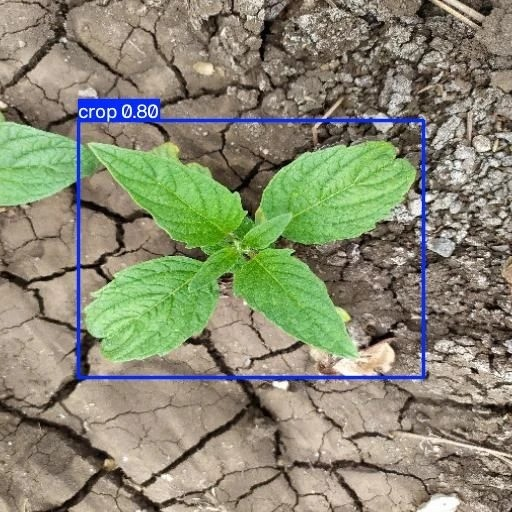
//> input picture weed_box_parser/input/ET2k3vNr.jpg, 512 x 512 px; its folder holds only this picture in this run
$ ./main   (built with g++ and OpenCV 4)
//> lines starting //> are read from the running program, lines starting //| are printed output that depends on the picture; after the words box and inside, x2 and y2 are one past the last pixel; in counts of white or black regions, pixels touching at a corner belong together
### weed_box_parser/sectors.h

// Определяет, в каких вертикальных секторах находится объект.
// Если пересечение с сектором меньше 5% площади объекта,
// этот сектор не включается в результат.
//
// Возвращает, например: "left", "left;center" или "right".

#pragma once

#include <string>

std::string getSectors(
    int frameWidth,
    int x,
    int y,
    int width,
    int height
);

### weed_box_parser/sectors.cpp

#include "sectors.h"

#include <algorithm>

std::string getSectors(
    int frameWidth,
    int x,
    int y,
    int width,
    int height
) {
    if (frameWidth <= 0 || width <= 0 || height <= 0) {
        return "";
    }

    // Границы трех математически равных секторов.
    const double bounds[] = {
        0.0,
        frameWidth / 3.0,
        2.0 * frameWidth / 3.0,
        static_cast<double>(frameWidth)
    };

    const double boxLeft = x;
    const double boxRight = x + width;

    const double boxArea =
        static_cast<double>(width) * height;

    const char* names[] = {
        "left",
        "center",
        "right"
    };

    std::string result;

    for (int i = 0; i < 3; ++i) {
        const double overlapLeft =
            std::max(boxLeft, bounds[i]);

        const double overlapRight =
            std::min(boxRight, bounds[i + 1]);

        const double overlapWidth =
            std::max(0.0, overlapRight - overlapLeft);

        const double overlapArea =
            overlapWidth * height;

        const double percentage =
            overlapArea / boxArea;

        if (percentage >= 0.05) {
            if (!result.empty()) {
                result += ";";
            }

            result += names[i];
        }
    }

    return result;
}

### weed_box_parser/main.cpp
#include <opencv2/core.hpp>
#include <opencv2/imgproc.hpp>
#include <opencv2/imgcodecs.hpp>
#include <opencv2/highgui.hpp>
#include <opencv2/geometry/2d.hpp>

#include <algorithm>
#include <filesystem>
#include <fstream>
#include <iostream>
#include <string>
#include <vector>

#include "sectors.h"

namespace fs = std::filesystem;

struct DetectionBox {
    int x;
    int y;
    int width;
    int height;
    double confidence;
};

int main() {
    // Папки проекта
    const fs::path inputDir = "input";
    const fs::path outputDir = "output";
    const fs::path csvPath = outputDir / "coordinates.csv";

    // Настройки поиска бирюзовых рамок в HSV
    const cv::Scalar lowerCyan(75, 60, 60);
    const cv::Scalar upperCyan(105, 255, 255);

    // Фильтры для найденных контуров
    const int minWidth = 15;
    const int minHeight = 15;
    const double minArea = 300.0;

    if (!fs::exists(inputDir) || !fs::is_directory(inputDir)) {
        std::cerr << "ERROR: input folder not found: "
                  << inputDir << '\n';
        std::cerr << "Place images in the 'image' folder.\n";
        return 1;
    }

    fs::create_directories(outputDir);

    std::ofstream csv(csvPath);
    if (!csv.is_open()) {
        std::cerr << "ERROR: cannot create CSV file.\n";
        return 1;
    }

    csv << "image,x,y,width,height,x2,y2,confidence,sectors\n";

    int imageCount = 0;
    int totalBoxes = 0;

    const std::vector<std::string> extensions = {
        ".jpg", ".jpeg", ".png", ".bmp", ".webp"
    };

    for (const auto& entry : fs::directory_iterator(inputDir)) {
        if (!entry.is_regular_file()) {
            continue;
        }

        std::string ext = entry.path().extension().string();
        std::transform(ext.begin(), ext.end(), ext.begin(),
            [](unsigned char c) {
                return static_cast<char>(std::tolower(c));
            });

        if (std::find(extensions.begin(), extensions.end(), ext)
            == extensions.end()) {
            continue;
        }

        const std::string filename = entry.path().filename().string();
        cv::Mat image = cv::imread(entry.path().string());
//> image is the input picture: 512 rows x 512 cols, CV_8UC3; mean B, G, R 113.9, 137, 136.2

        if (image.empty()) {
            std::cerr << "Cannot read: " << filename << '\n';
            continue;
        }

        // Переводим изображение в HSV, чтобы выделить цвет рамок
        cv::Mat hsv;
        cv::cvtColor(image, hsv, cv::COLOR_BGR2HSV);
//> hsv: 512 rows x 512 cols, CV_8UC3; mean H, S, V 27.8, 73.2, 150.7

        // Маска бирюзовых рамок
        cv::Mat cyanMask;
        cv::inRange(hsv, lowerCyan, upperCyan, cyanMask);
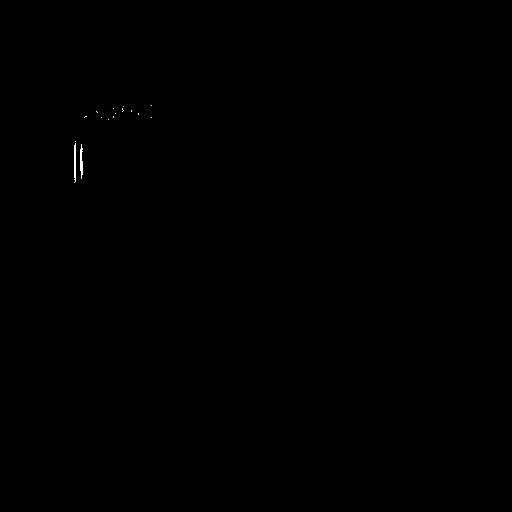
//> cyanMask: 512 rows x 512 cols, CV_8UC1; 0.07% white in thin lines or dots, all inside (x1, y1, x2, y2) = (74, 105, 152, 183)

        // Маска синих рамок
        const cv::Scalar lowerBlue(90, 60, 60);
        const cv::Scalar upperBlue(135, 255, 255);

        cv::Mat blueMask;
        cv::inRange(hsv, lowerBlue, upperBlue, blueMask);
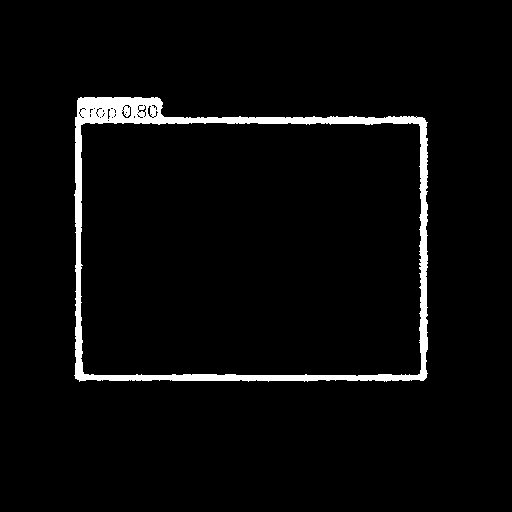
//> blueMask: 512 rows x 512 cols, CV_8UC1; 3.5% white; 1 white region, box (x1, y1, x2, y2) and area: (74, 97, 428, 382) 9235

        // Объединяем обе маски
        cv::Mat mask;
        cv::bitwise_or(cyanMask, blueMask, mask);
//> mask: 512 rows x 512 cols, CV_8UC1; 3.5% white; 1 white region, box (x1, y1, x2, y2) and area: (74, 97, 428, 382) 9293

        // Соединяем небольшие разрывы в линиях рамок
        cv::Mat kernel = cv::getStructuringElement(
            cv::MORPH_RECT, cv::Size(3, 3));

        cv::morphologyEx(mask, mask, cv::MORPH_CLOSE, kernel);
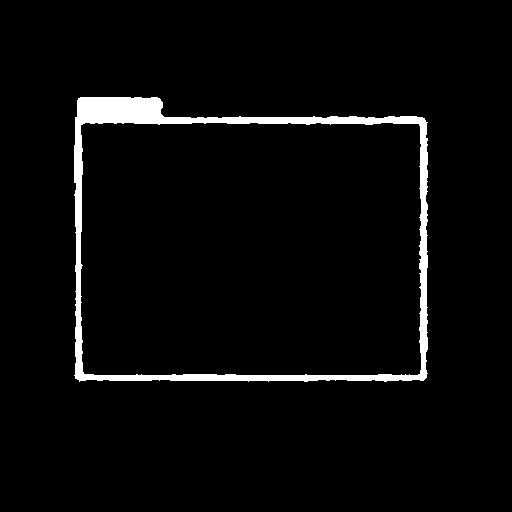
//> mask: 512 rows x 512 cols, CV_8UC1; 3.7% white; 1 white region

        // Находим внешние контуры
        std::vector<std::vector<cv::Point>> contours;
        cv::findContours(
            mask,
            contours,
            cv::RETR_EXTERNAL,
            cv::CHAIN_APPROX_SIMPLE
        );
//> contours = 1 contour; box (x1, y1, x2, y2) and area: (74, 97, 428, 382) 93900

        std::vector<DetectionBox> boxes;

        for (const auto& contour : contours) {
            const double area = cv::contourArea(contour);

            if (area < minArea) {
                continue;
            }

            const cv::Rect rect = cv::boundingRect(contour);

            if (rect.width < minWidth || rect.height < minHeight) {
                continue;
            }

            // Пропускаем почти полноэкранные области
            if (rect.width > image.cols * 0.98 &&
                rect.height > image.rows * 0.98) {
                continue;
            }

            // Это оценка геометрической формы, не confidence модели
            const double confidence = 0.0;

            boxes.push_back({
                rect.x,
                rect.y,
                rect.width,
                rect.height,
                confidence
            });
        }
//> this loop made 1 pass
//> (area, rect) on pass 1: (93900.5, Rect(74, 97, 354, 285))

        // Сортируем рамки сверху вниз, затем слева направо
        std::sort(boxes.begin(), boxes.end(),
            [](const DetectionBox& a, const DetectionBox& b) {
                if (a.y != b.y) {
                    return a.y < b.y;
                }
                return a.x < b.x;
            });

        // Рисуем найденные прямоугольники на копии изображения
        cv::Mat preview = image.clone();
        const int sectorX1 = image.cols / 3;
        const int sectorX2 = (2 * image.cols) / 3;

        cv::line(
            preview,
            cv::Point(sectorX1, 0),
            cv::Point(sectorX1, image.rows - 1),
            cv::Scalar(255, 0, 0),
            2
        );

        cv::line(
            preview,
            cv::Point(sectorX2, 0),
            cv::Point(sectorX2, image.rows - 1),
            cv::Scalar(255, 0, 0),
            2
        );
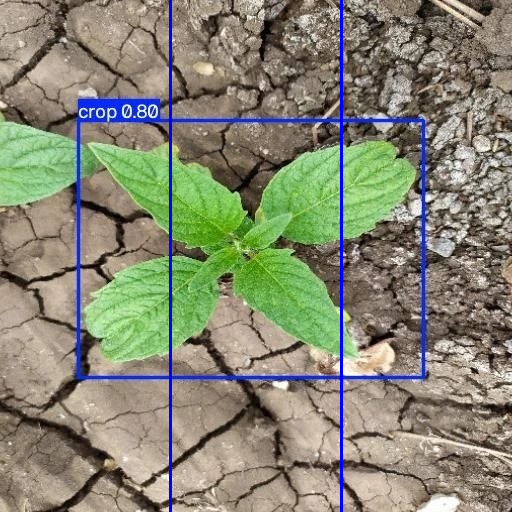
//> preview: 512 rows x 512 cols, CV_8UC3; mean B, G, R 115.6, 135.3, 134.6
        for (std::size_t i = 0; i < boxes.size(); ++i) {
            const auto& b = boxes[i];

            const int x2 = b.x + b.width;
            const int y2 = b.y + b.height;

            cv::rectangle(
                preview,
                cv::Rect(b.x, b.y, b.width, b.height),
                cv::Scalar(0, 255, 0),
                2
            );

            cv::putText(
                preview,
                std::to_string(i + 1),
                cv::Point(b.x, std::max(15, b.y - 5)),
                cv::FONT_HERSHEY_SIMPLEX,
                0.5,
                cv::Scalar(0, 255, 0),
                1
            );

            const std::string sectors = getSectors(
                image.cols,
                b.x,
                b.y,
                b.width,
                b.height
            );

            csv << '"' << filename << "\","
                << b.x << ','
                << b.y << ','
                << b.width << ','
                << b.height << ','
                << x2 << ','
                << y2 << ','
                << b.confidence << ','
                << '"' << sectors << '"' << '\n';
        }
//> this loop made 1 pass
//> (x2, y2, bounds in getSectors, boxLeft in getSectors, boxRight in getSectors, boxArea in getSectors, sectors) on pass 1: (428, 382, [0, 170.7, 341.3, 512], 74, 428, 100890, "left;center;right")
//> pass 1, `cv::putText( preview, std::to_string(i + 1), cv::Point(b.x, std::max(1..`:
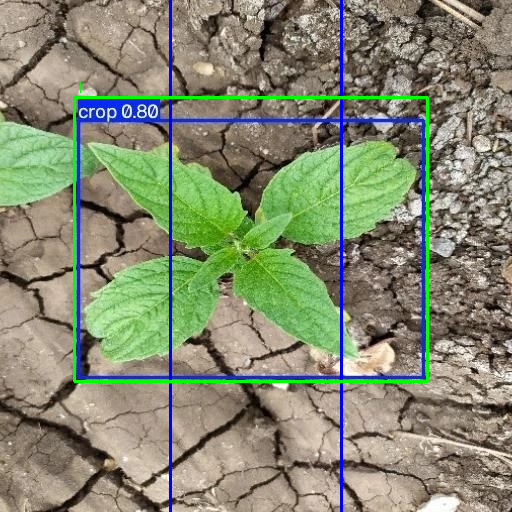
//> preview: 512 rows x 512 cols, CV_8UC3; 1.46% of pixels changed, all inside (x1, y1, x2, y2) = (73, 82, 429, 383)

        const fs::path previewPath =
            outputDir / (entry.path().stem().string() + "_detected.jpg");

        if (!cv::imwrite(previewPath.string(), preview)) {
            std::cerr << "Cannot save preview: "
                      << previewPath.string() << '\n';
        }

        std::cout << filename << ": "
                  << boxes.size() << " boxes found\n";
//| ET2k3vNr.jpg: 1 boxes found

        ++imageCount;
        totalBoxes += static_cast<int>(boxes.size());
//> totalBoxes = 1
    }
//> after the loop, totalBoxes = 1

    csv.close();

    std::cout << "\nFinished.\n";
    std::cout << "Images processed: " << imageCount << '\n';
    std::cout << "Total boxes found: " << totalBoxes << '\n';
//| Total boxes found: 1
    std::cout << "CSV: " << csvPath.string() << '\n';
    std::cout << "Previews: " << outputDir.string() << '\n';

    return 0;
}

$ run again, on weed_box_parser/input/_bA_UC9C.jpg
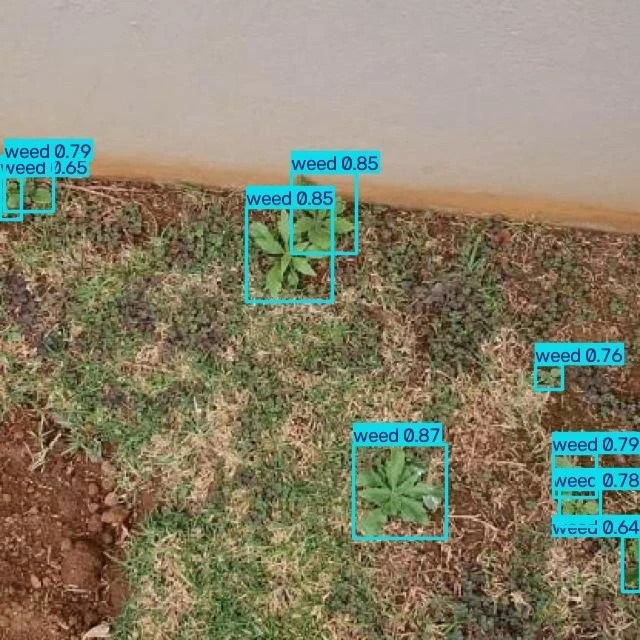
//> input picture weed_box_parser/input/_bA_UC9C.jpg, 640 x 640 px
//> image is the input picture: 640 rows x 640 cols, CV_8UC3; mean B, G, R 108.1, 129.7, 135
//> hsv: 640 rows x 640 cols, CV_8UC3; mean H, S, V 23.3, 88.5, 145.8
//> `cv::inRange(hsv, lowerCyan, upperCyan, cyanMask);`:
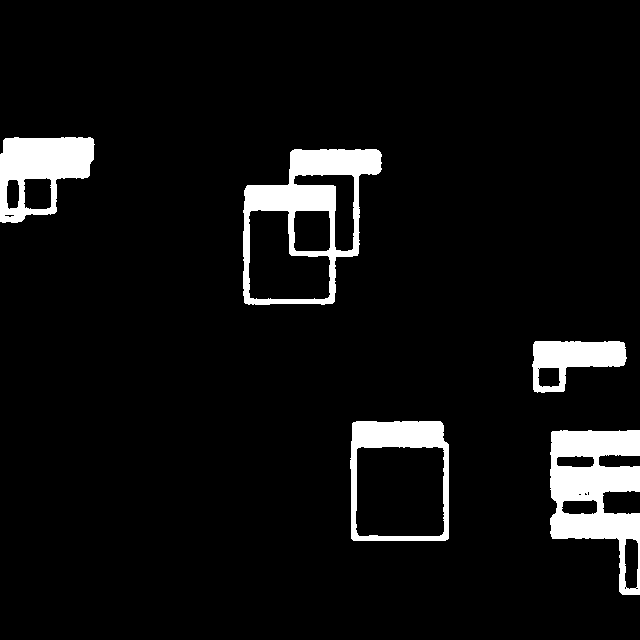
//> cyanMask: 640 rows x 640 cols, CV_8UC1; 6.6% white; 5 white regions, box (x1, y1, x2, y2) and area: (550, 430, 640, 595) 8132, (243, 149, 382, 305) 7349, (0, 137, 95, 223) 4852, (350, 421, 449, 541) 3962, (532, 341, 627, 393) 2806
//> blueMask: 640 rows x 640 cols, CV_8UC1; 4.6% white; 48 white regions (28 under 20 px), largest, box (x1, y1, x2, y2) and area: (0, 138, 94, 214) 3652, (290, 149, 382, 179) 2154, (533, 342, 625, 390) 2112
//> mask: 640 rows x 640 cols, CV_8UC1; 6.7% white; 5 white regions
//> contours = 5 contours; box (x1, y1, x2, y2) and area: (243, 149, 382, 305) 15403, (350, 421, 449, 541) 11398, (550, 430, 640, 595) 9212, (0, 137, 95, 223) 5791, (532, 341, 627, 393) 3044
//> the loop `for (const auto& contour : contours)` made 5 passes
//> (area, rect) on passes 1 to 5: (9211.5, Rect(550, 430, 90, 165)), (11398, Rect(350, 421, 99, 120)), (3044.5, Rect(532, 341, 95, 52)), (15403, Rect(243, 149, 139, 156)), (5791, Rect(0, 137, 95, 86))
//> the loop `for (std::size_t i = 0; i < boxes.size(); ++i)` made 5 passes
//> (x2, y2, boxLeft in getSectors, boxRight in getSectors, boxArea in getSectors, sectors) on passes 1 to 5: (95, 223, 0, 95, 8170, "left"), (382, 305, 243, 382, 21684, "center"), (627, 393, 532, 627, 4940, "right"), (449, 541, 350, 449, 11880, "center;right"), (640, 595, 550, 640, 14850, "right")
//> after the loop `for (std::size_t i = 0; i < boxes.size(); ++i)`:
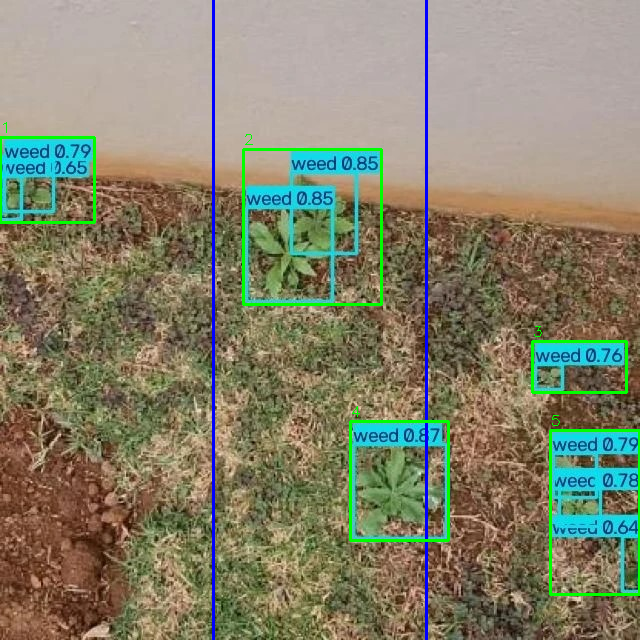
//> preview: 640 rows x 640 cols, CV_8UC3; mean B, G, R 107.7, 130.4, 132
//| _bA_UC9C.jpg: 5 boxes found
//> `totalBoxes += static_cast<int>(boxes.size());`: totalBoxes = 5
//| Total boxes found: 5

$ run again, on weed_box_parser/input/skesPfcU.jpg
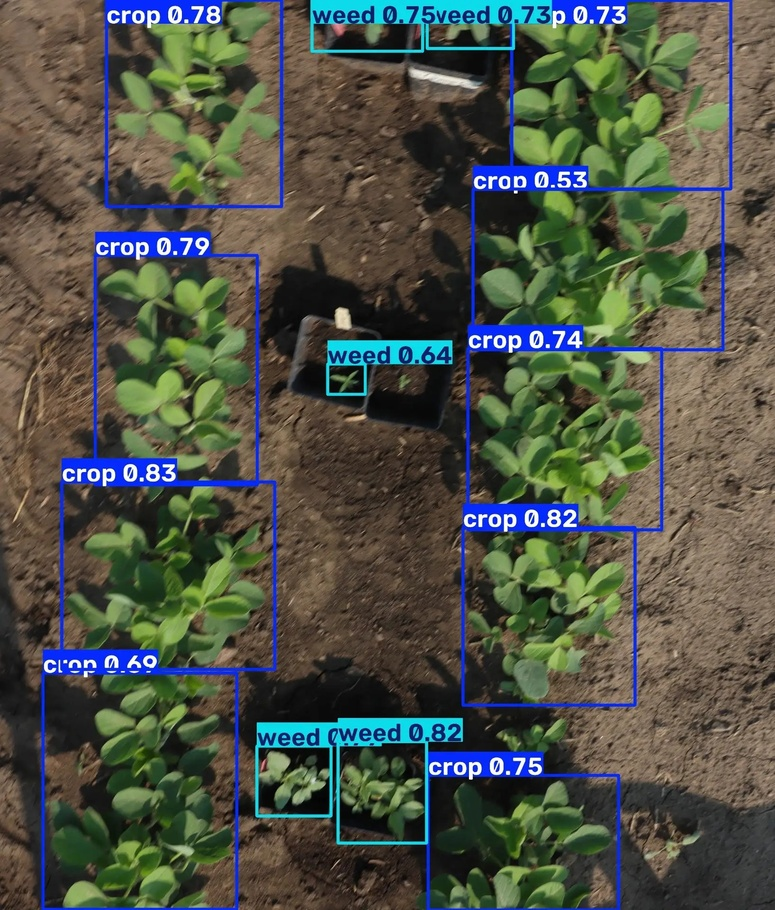
//> input picture weed_box_parser/input/skesPfcU.jpg, 775 x 910 px, shrunk from 1636 x 1920 before the run
//> image is the input picture: 910 rows x 775 cols, CV_8UC3; mean B, G, R 71.6, 82.8, 78.7
//> hsv: 910 rows x 775 cols, CV_8UC3; mean H, S, V 39.4, 97.3, 99.8
//> cyanMask: 910 rows x 775 cols, CV_8UC1; 2.4% white; 135 white regions (104 under 20 px), largest, box (x1, y1, x2, y2) and area: (253, 717, 463, 846) 6481, (309, 0, 553, 55) 6135, (326, 339, 453, 398) 2919
//> blueMask: 910 rows x 775 cols, CV_8UC1; 9.3% white; 36 white regions (1 under 20 px), largest, box (x1, y1, x2, y2) and area: (310, 0, 734, 709) 26331, (39, 229, 278, 910) 17369, (255, 717, 623, 910) 12065
//> `cv::morphologyEx(mask, mask, cv::MORPH_CLOSE, kernel);`:
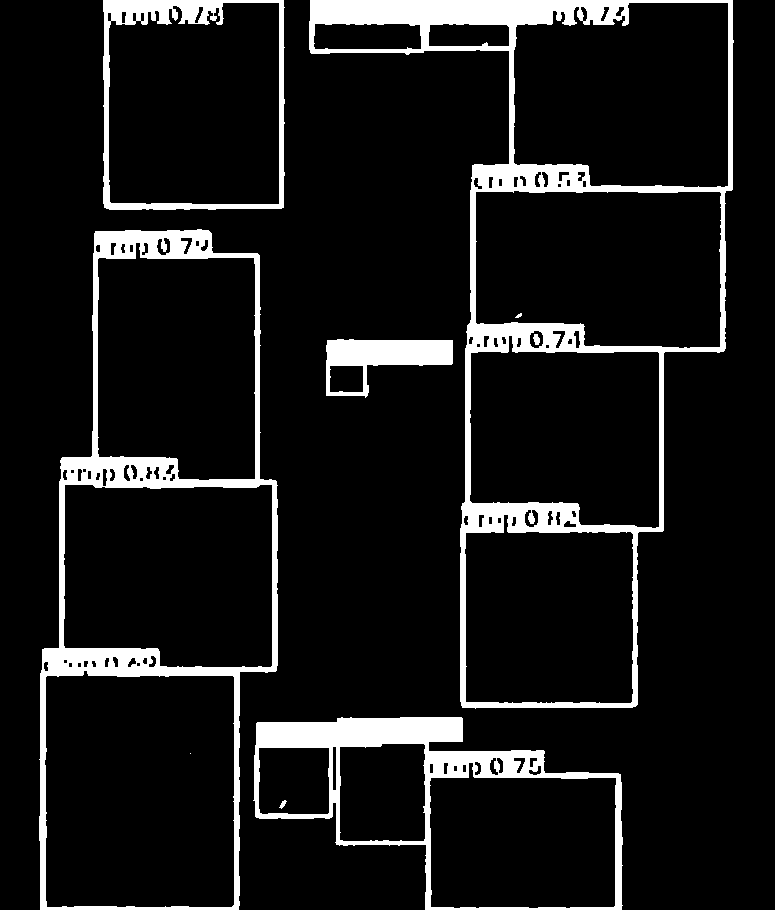
//> mask: 910 rows x 775 cols, CV_8UC1; 9.7% white; 9 white regions (1 under 20 px)
//> contours = 5 contours; box (x1, y1, x2, y2) and area: (309, 0, 734, 709) 161454, (39, 229, 278, 910) 130404, (253, 717, 623, 910) 49150, (103, 0, 285, 210) 37384, (326, 339, 453, 398) 4293
//> the loop `for (const auto& contour : contours)` made 5 passes
//> (area, rect) on passes 1 to 5: (49150.5, Rect(253, 717, 370, 193)), (4293, Rect(326, 339, 127, 59)), (130404, Rect(39, 229, 239, 681)), (161453.5, Rect(309, 0, 425, 709)), (37383.5, Rect(103, 0, 182, 210))
//> the loop `for (std::size_t i = 0; i < boxes.size(); ++i)` made 5 passes
//> (x2, y2, boxLeft in getSectors, boxRight in getSectors, boxArea in getSectors, sectors) on passes 1 to 5: (285, 210, 103, 285, 38220, "left;center"), (734, 709, 309, 734, 301325, "center;right"), (278, 910, 39, 278, 162759, "left;center"), (453, 398, 326, 453, 7493, "center"), (623, 910, 253, 623, 71410, "center;right")
//> after the loop `for (std::size_t i = 0; i < boxes.size(); ++i)`:
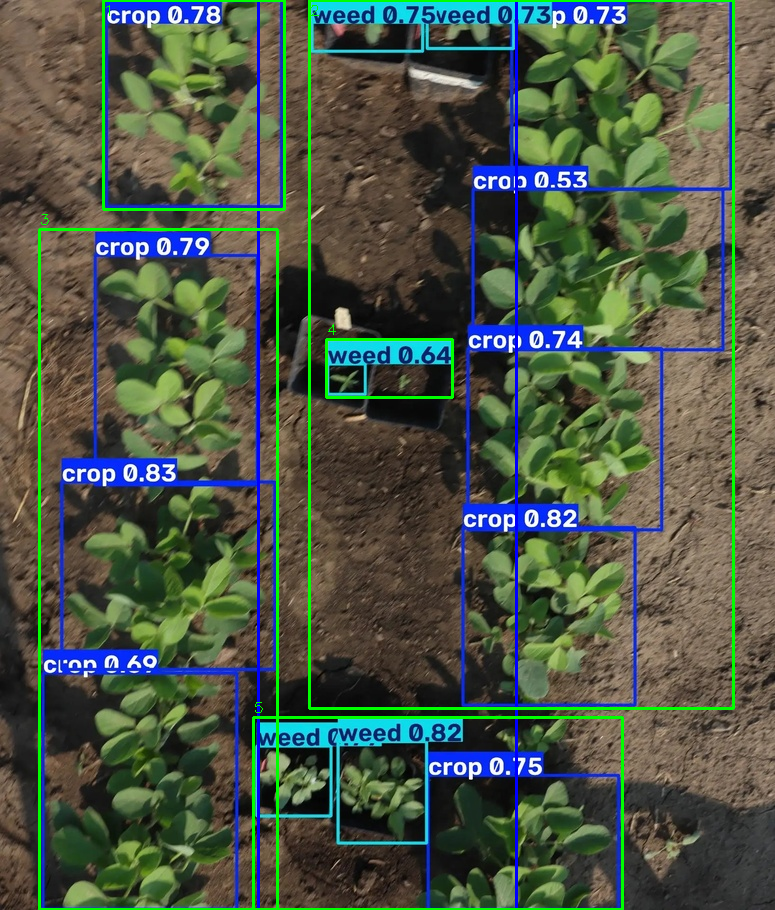
//> preview: 910 rows x 775 cols, CV_8UC3; mean B, G, R 70.7, 86.8, 76.4
//| skesPfcU.jpg: 5 boxes found
//> `totalBoxes += static_cast<int>(boxes.size());`: totalBoxes = 5
//| Total boxes found: 5
